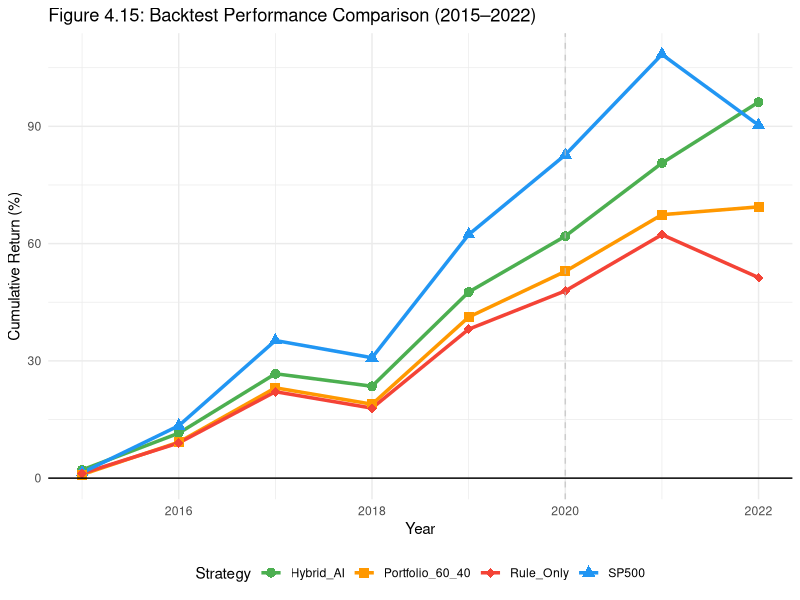
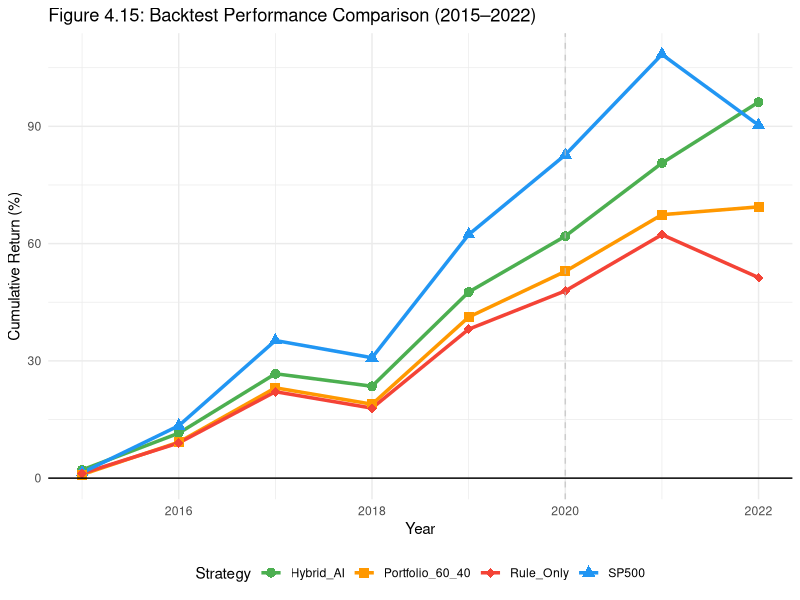

The R script that drew these images, in order:
library(ggplot2)
library(tidyr)

# Data
data <- data.frame(
  Year = c(2015, 2016, 2017, 2018, 2019, 2020, 2021, 2022),
  Hybrid_AI = c(2.1, 11.5, 26.7, 23.5, 47.6, 61.9, 80.6, 96.2),
  SP500 = c(1.4, 13.4, 35.2, 30.8, 62.3, 82.7, 108.4, 90.3),
  Portfolio_60_40 = c(0.9, 9.2, 23.1, 18.9, 41.2, 52.9, 67.4, 69.4),
  Rule_Only = c(1.2, 9.0, 22.1, 17.9, 38.1, 47.9, 62.3, 51.3)
)

# Reshape for ggplot
data_long <- pivot_longer(data, cols = -Year, names_to = "Strategy", values_to = "Cumulative_Return")

# Plot
ggplot(data_long, aes(x = Year, y = Cumulative_Return, color = Strategy, shape = Strategy)) +
  geom_line(size = 1.2) +
  geom_point(size = 3) +
  scale_color_manual(values = c("Hybrid_AI" = "#4caf50", "SP500" = "#2196f3", 
                                "Portfolio_60_40" = "#ff9800", "Rule_Only" = "#f44336")) +
  scale_shape_manual(values = c("Hybrid_AI" = 16, "SP500" = 17, 
                                "Portfolio_60_40" = 15, "Rule_Only" = 18)) +
  labs(title = "Figure 4.15: Backtest Performance Comparison (2015–2022)",
       x = "Year", y = "Cumulative Return (%)") +
  theme_minimal() +
  theme(legend.position = "bottom") +
  geom_hline(yintercept = 0, linetype = "solid", color = "black") +
  geom_vline(xintercept = 2020, linetype = "dashed", color = "gray", alpha = 0.7)

ggsave("figure-4.15-backtest-performance.png", width = 10, height = 6, dpi = 300)
